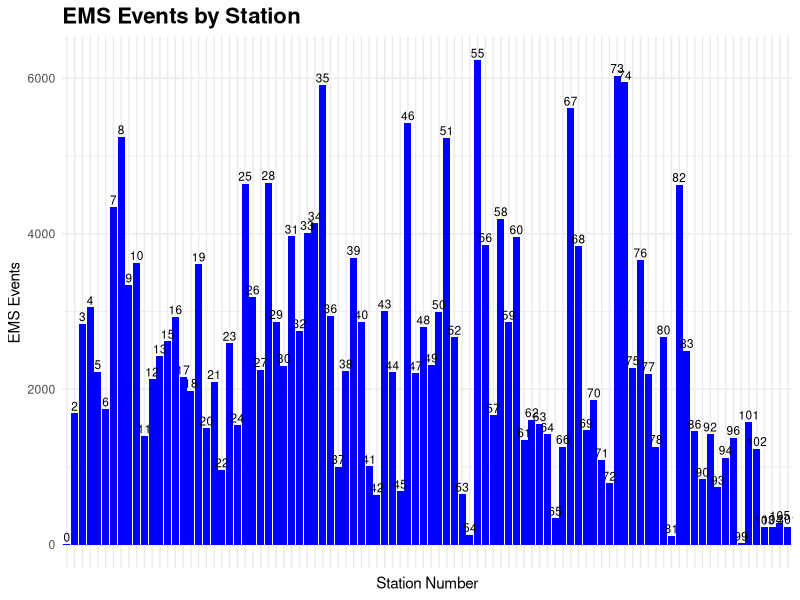
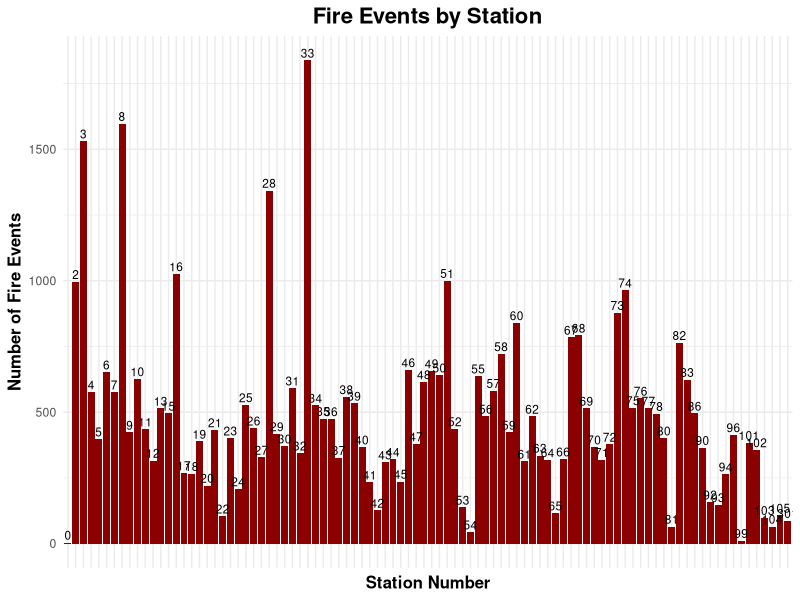
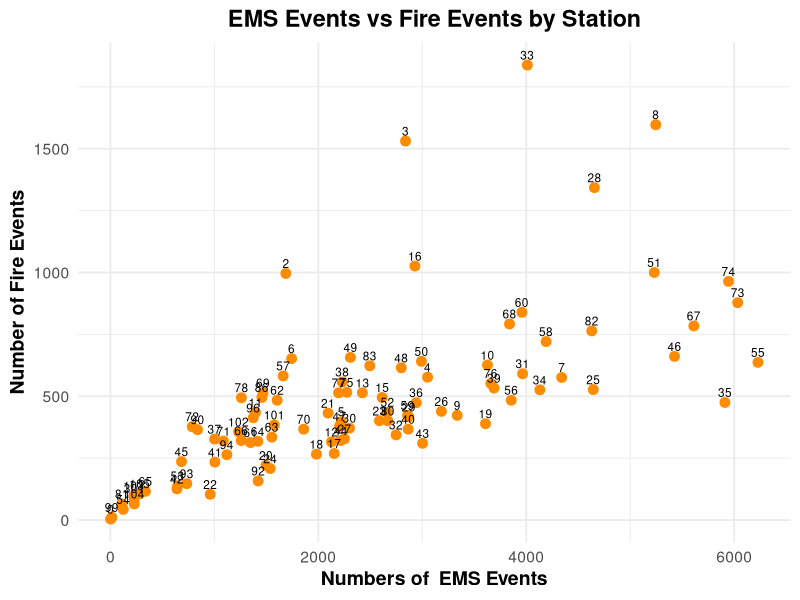
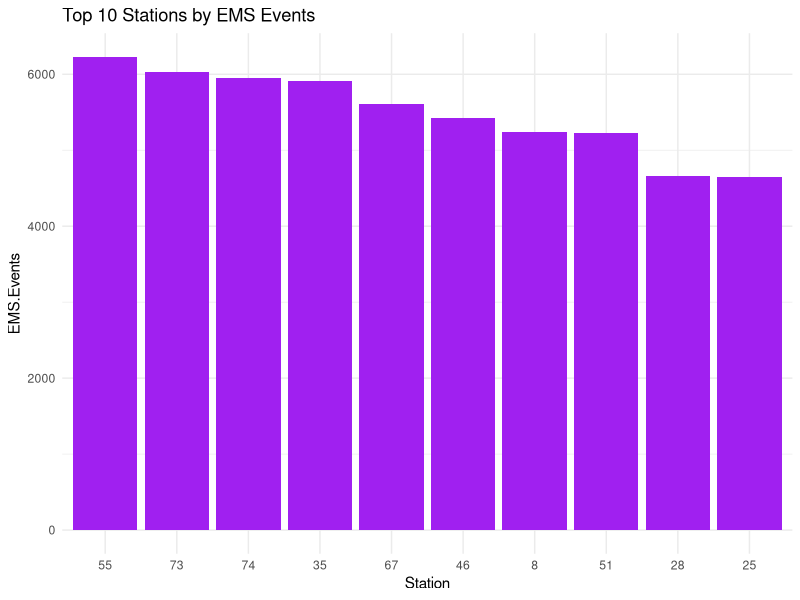
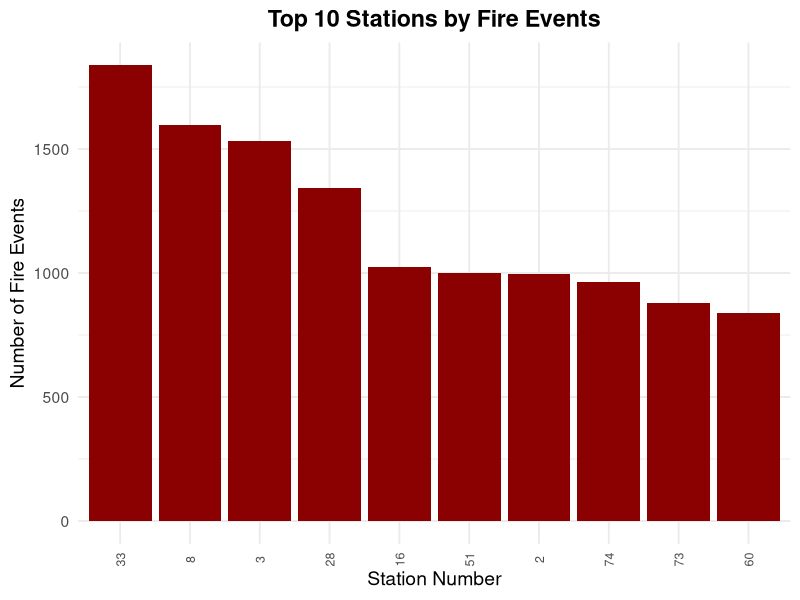
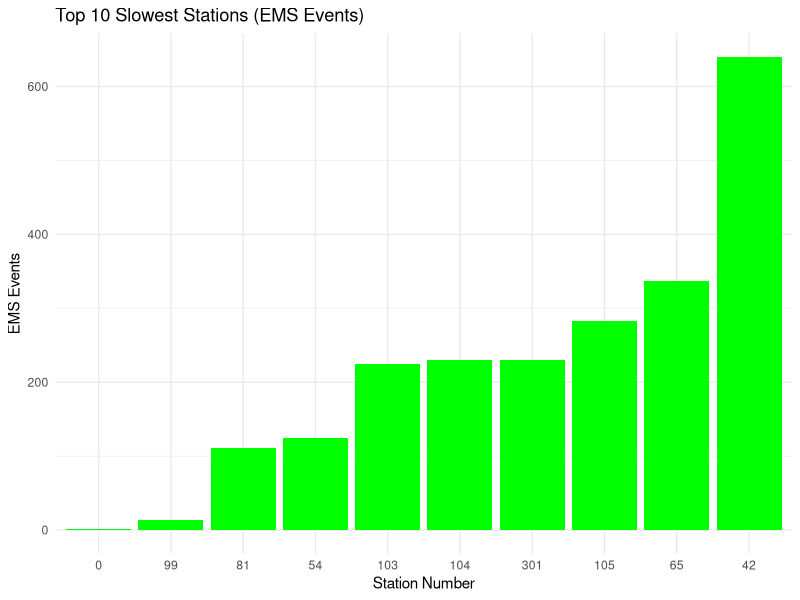
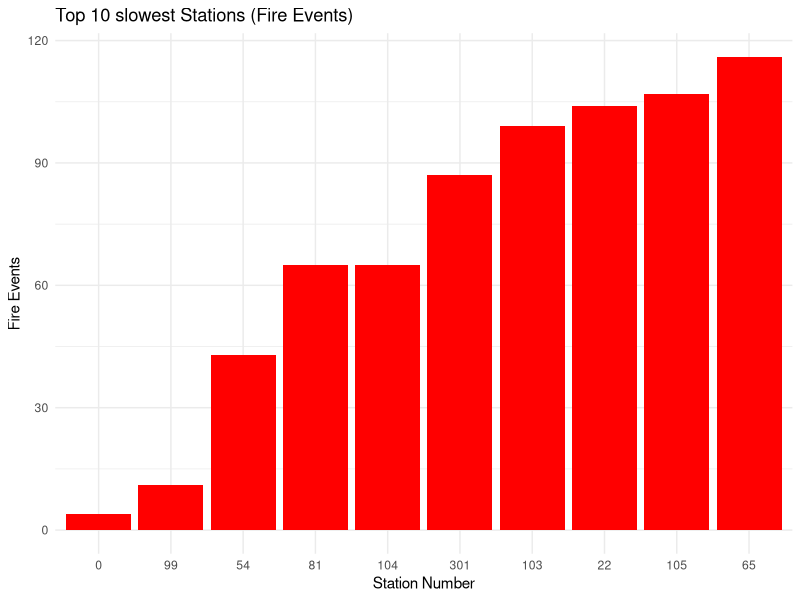

Write the R code that produced these figures, in order.
## ---- chunk 1
knitr::opts_chunk$set(echo = TRUE,
                      message = FALSE,
                      warning = FALSE)
library(tidyverse) # for data cleaning(filtering, mutate, arrange) and plots (ggplot)
library(lubridate) # for working with dates if needed in the data sets
# Load the data set
hfd <- read.csv("new_hfd_data.csv")
# View structure of the data set
glimpse(hfd)
## ---- chunk 2
hfd %>%
  select(Station, EMS.Events, Fire.Events, Total.Events) %>%
  head(20)
## ---- chunk 3
hfd %>%
  filter(!is.na(EMS.Events), EMS.Events > 0) %>%  # remove stations with no incidents
  mutate(Station = factor(Station)) %>%  #  make stations discrete that do not have activity
  ggplot(aes(x = Station, y = EMS.Events)) +
  geom_col(fill = "blue") +
  geom_text(aes(label = Station), vjust = -0.3, size = 3, color = "black") +
  labs(title = "EMS Events by Station", x = "Station Number", y = "EMS Events") +
  theme_minimal() +
  theme(axis.text.x = element_blank(),  # remove number on the x axis
    axis.ticks.x = element_blank(),  # remove tick marks
    plot.title = element_text(size = 16, face = "bold")
  )

  
# This plot shows how many EMS events happen at each station
# Notes:
# we can see that there a good amount of stations that are busy with EMT calls and not 
# This graph shows events based off the year of 2023
# I used mutate to clean up the graph where it would eliminate the empty stations that do not exist.
# I used filter(!is.na(EMS.Events), EMS.Events > 0) to remove stations with no EMS activity and that do not add any meaningful information because we don't have those fire stations where it has no data also those stations did not exist in 2023
## ---- chunk 4
hfd %>%
  filter(Fire.Events > 0) %>%     # Here i removed stations with zero events 
  mutate(Station = factor(Station)) %>%
  ggplot(aes(x = Station, y = Fire.Events)) +
  geom_col(fill = "darkred") +
  geom_text(aes(label = Station), vjust = -0.3, size = 3, color = "black") +
  labs(title = "Fire Events by Station", x = "Station Number", y = "Number of Fire Events") +
  theme_minimal() +
  theme(axis.text.x = element_blank(),  # remove x axis numbers
    axis.ticks.x = element_blank(), # remove ticks
    plot.title = element_text(size = 16, face = "bold", hjust = 0.5),
    axis.title = element_text(size = 12, face = "bold")
  )
# Notes:
# This graph shows how many fire related incidents each station handled.
# Higher bars indicate stations with heavier fire response activity.
# This helps identify which areas of Houston experience more frequent fire incidents.
# I removed the x axis ticks and the title and axis text sizes to make the chart cleaner and easier to read. 
# for the text size i kept messing with the numbers until it looked readable.
## ---- chunk 5
hfd %>%
  filter(EMS.Events > 0, Fire.Events > 0) %>% #  I dropped stations that had no activity.
  ggplot(aes(x = EMS.Events, y = Fire.Events, label = Station)) +
  geom_point(color = "darkorange", size = 3) + # slightly smaller points
  geom_text(vjust = -0.6,size = 3,color = "black") +
  labs(title = "EMS Events vs Fire Events by Station",x = "Numbers of  EMS Events",
       y = "Number of Fire Events") +
  theme_minimal(base_size = 14) +
  theme(plot.title = element_text(face = "bold", hjust = 0.5),
    axis.title = element_text(face = "bold")
  )
# Each point represents one fire station
# This plot shows whether stations with more EMS calls also tend to have more fire calls
# If the points form an upward trend it means stations with high EMS demand often also experience higher fire activity 
# also went back to scale the graph to zoom in on the station numbers
## ---- chunk 6
hfd %>%
  arrange(desc(EMS.Events)) %>%
  slice(1:10) %>%
  mutate(Station = factor(Station, levels = Station)) %>%
  ggplot(aes(x = Station, y = EMS.Events)) +
  geom_col(fill = "purple") +
  labs(title = "Top 10 Stations by EMS Events") +
  theme_minimal()
 
# Notes:
# This graph I pulled the data of the top 10 stations who has the most ems calls compared to other stations
# Used arrange desc to sort out stations from highest to lowest
## ---- chunk 7
hfd %>%
  arrange(desc(Fire.Events)) %>%   # sorting stations
  slice(1:10) %>% # keeping 1 through 10
  mutate(Station = factor(Station,levels = Station)) %>% # keep the bars in order
  ggplot(aes(x = Station, y = Fire.Events)) +
  geom_col(fill = "darkred") +
  labs(title = "Top 10 Stations by Fire Events", x = "Station Number", y = "Number of Fire Events") +
  theme_minimal(base_size  = 14) +
  theme(axis.text.x = element_text(angle = 90, vjust = 0.5, size = 9),
        plot.title = element_text(face = "bold", hjust = 0.5)
  )
# I used slice(1:10) so the graph would focus only on the busiest stations in of all of them in Houston
# I converted the station numbers into a factor with the same order as the sorted data so that the bars would appear in the correct ranking. without it they would be numerically instead of based on call.
## ---- chunk 8
hfd %>%
  arrange(EMS.Events) %>%
  slice(1:10) %>%
  mutate(Station = factor(Station, levels = Station)) %>%
  ggplot(aes(x = Station, y = EMS.Events)) +
  geom_col(fill = "green") +
  labs(title = "Top 10 Slowest Stations (EMS Events)", x = "Station Number", y = "EMS Events") +
  theme_minimal()
## ---- chunk 9
hfd %>%
  arrange(Fire.Events) %>%
  slice(1:10) %>%
  mutate(Station = factor(Station, levels = Station)) %>%
  ggplot(aes(x = Station, y = Fire.Events)) +
  geom_col(fill = "red") +
  labs(title = "Top 10 slowest Stations (Fire Events)", x = "Station Number", y = "Fire Events") +
  theme_minimal()
